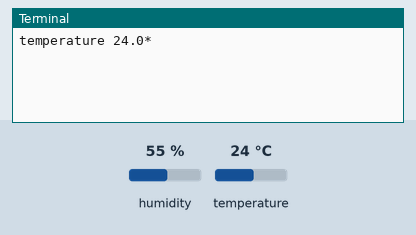
This program was run on a simulated Raspberry Pi (BCM pin numbers). On the bench: the last lines printed to the terminal. The inputs (shaded band) are chosen by the test bench; at power-on: temperature 24 °C, humidity 55 %.

Above: at 1.2 s.
1.3 s: temperature set to 12 °C
At 2.0 s:
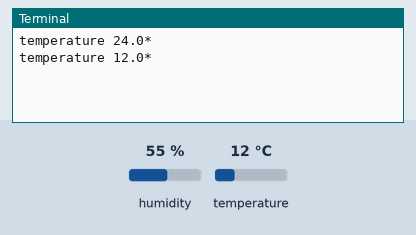
3.0 s: temperature set to 19 °C
At 5.0 s:
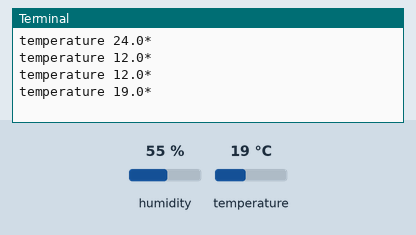
Timing chart, 0 to 6.5 s (numbered marks = the images above; inputs shaded):
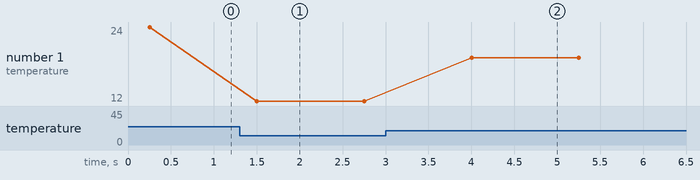

The program:

TempHum.py
```python
import time
import seeed_dht
def main():

    # for DHT11/DHT22
    sensor = seeed_dht.DHT("11", 12)
    # for DHT10
    # sensor = seeed_dht.DHT("10")

    while True:
        humi, temp = sensor.read()
        print('temperature {1:.1f}*'.format(sensor.dht_type, temp))
        time.sleep(1)

if __name__ == '__main__':
    main()
```

Measured:
- after the input at 1.3 s, the terminal: prints a new line after 0.20 s (image 1)
- after the input at 3.0 s, the terminal: prints a new line after 1.0 s (image 2)
- plotted number 1: 24 → 12 after the input at 1.3 s, 12 → 19 after the input at 3.0 s
